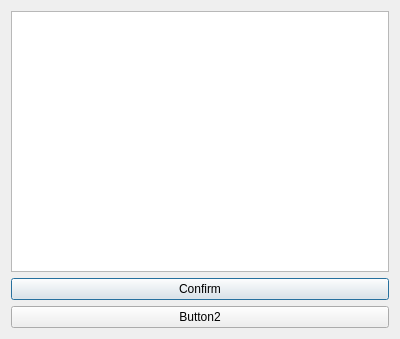
<?xml version="1.0" encoding="UTF-8"?>
<ui version="4.0">
 <class>CustomDialog</class>
 <widget class="QDialog" name="CustomDialog">
  <property name="geometry">
   <rect>
    <x>0</x>
    <y>0</y>
    <width>400</width>
    <height>339</height>
   </rect>
  </property>
  <property name="windowTitle">
   <string>Dialog</string>
  </property>
  <layout class="QVBoxLayout" name="verticalLayout">
   <item>
    <widget class="QTextEdit" name="textEdit"/>
   </item>
   <item>
    <widget class="QPushButton" name="pushButton">
     <property name="text">
      <string>Confirm</string>
     </property>
    </widget>
   </item>
   <item>
    <widget class="QPushButton" name="pushButton_2">
     <property name="text">
      <string>Button2</string>
     </property>
    </widget>
   </item>
  </layout>
 </widget>
 <resources/>
 <connections/>
</ui>
